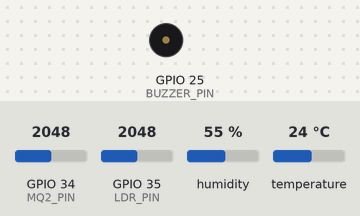
The sketch below on a simulated ESP32. On the bench: buzzer (waves = sounding, pin HIGH). The inputs (shaded band) are chosen by the test bench; at power-on: GPIO 34 (MQ2_PIN) = 2048, GPIO 35 (LDR_PIN) = 2048, humidity 55 %, temperature 24 °C. WiFi joins after 1.5 s; servers stay silent unless stated; uploads are accepted with an empty reply; the modem accepts every AT command (registered, SIM ready, sends succeed) and sends nothing else; what the sketch prints to the serial monitor is not drawn.

Above: at 0.5 s.
At 9.6 s:
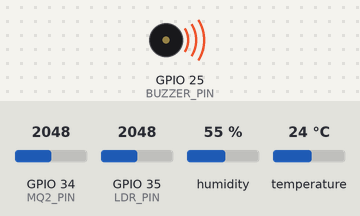
Timing chart, 0 to 11.1 s (numbered marks = the images above):
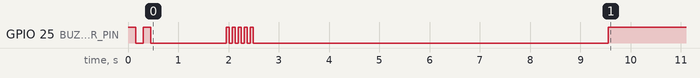

The sketch:

SAFETY_MONITOR.ino
```cpp
#include <WiFi.h>
#include <HTTPClient.h>
#include <Wire.h>
#include <Adafruit_SHT31.h> // Your perfectly working SHT31 Library

// ========================================
// SAFETY MONITOR (INTRUSION + SMOKE + TEMPERATURE)
// ========================================
// Real-sensor version of INTRUSION_DETECTION + ENVIRONMENT_MONITORING
// on one ESP32:
//   - Laser/LDR beam break  -> POST /intrusion-detection/event
//                              (Intrusion Detection page)
//   - SHT31 + MQ-2          -> POST /environment-monitoring/reading
//                              (Smoke & Temperature page)
//   - Buzzer + SIM800L SMS still work on their own, with or without
//     WiFi/website: the alarm never waits on the network.
//
// WiFi + server are the same as BMI_MAIN. If the PC running the
// backend gets a new IP, change SERVER_BASE here and in BMI_MAIN.
// ========================================

const char* ssid = "ssf";
const char* password = "dxp2jzb9";

const String SERVER_BASE = "http://172.20.10.3:3000";
const String INTRUSION_URL = SERVER_BASE + "/intrusion-detection/event";
const String ENVIRONMENT_URL = SERVER_BASE + "/environment-monitoring/reading";

const char* INTRUSION_SENSOR_ID = "LASER-01";
const char* ENVIRONMENT_SENSOR_ID = "ENV-01";

// Pin Definitions
#define MQ2_PIN 34
#define LDR_PIN 35
#define BUZZER_PIN 25

// Threshold Configuration
// (the backend uses the same smoke/temperature values, so the website
// shows an alert exactly when the buzzer goes off)
#define MQ2_THRESHOLD 1200
#define TEMP_HIGH_LIMIT 40.0
#define HUMID_LOW_LIMIT 20.0
#define LDR_THRESHOLD 2000      // Laser beam broken drops light level/increases reading

// Global SMS Rate Limiting Variables (5 minutes = 300,000 ms)
const unsigned long SMS_INTERVAL = 300000;
unsigned long lastAlertTime = 0;
bool climateOrSmokeAnomalyActive = false;

// Non-blocking timer for Serial Monitor logging (2 seconds = 2000 ms)
const unsigned long SERIAL_LOG_INTERVAL = 2000;
unsigned long lastSerialLogTime = 0;

// State tracking for the Laser/LDR edge trigger
bool laserWasBroken = false;

// Default Emergency Destination Number (Change to your phone number)
const String EMERGENCY_PHONE = "+639171234567";

Adafruit_SHT31 sht31 = Adafruit_SHT31();
bool sensorOK = false;

// ========================================
// WEBSITE REPORTING
// ========================================
// Environment readings go out every 3s (and immediately when the
// alert state flips). Intrusion goes out on every beam break/restore;
// a failed POST is retried every 2s until the website has it.
const unsigned long ENV_SEND_INTERVAL = 3000;
unsigned long lastEnvSendTime = 0;
bool lastSentAnomaly = false;

const unsigned long INTRUSION_RETRY_INTERVAL = 2000;
unsigned long lastIntrusionAttempt = 0;
bool intrusionReported = false;       // has the website got ANY state yet
bool lastReportedIntrusion = false;

// Short HTTP timeout so a dead server can't stall the alarm loop.
const uint16_t HTTP_TIMEOUT_MS = 3000;

const unsigned long WIFI_CONNECT_TIMEOUT = 15000;
const unsigned long WIFI_RETRY_INTERVAL = 10000;
unsigned long lastWifiRetry = 0;
bool wifiWasConnected = false;

// Blocking beeps, only used for short status signals (boot / WiFi joined).
void beep(int times, unsigned long onMs, unsigned long offMs) {
  for (int i = 0; i < times; i++) {
    digitalWrite(BUZZER_PIN, HIGH);
    delay(onMs);
    digitalWrite(BUZZER_PIN, LOW);
    if (i < times - 1) {
      delay(offMs);
    }
  }
}

// 5 fast beeps each time WiFi goes from disconnected to connected
// (first connect at boot, and every reconnect after a drop).
void checkWiFiJoined() {
  bool connected = (WiFi.status() == WL_CONNECTED);
  if (connected && !wifiWasConnected) {
    beep(5, 60, 60);
  }
  wifiWasConnected = connected;
}

void connectToWiFi() {
  WiFi.mode(WIFI_STA);
  WiFi.setSleep(false);
  WiFi.begin(ssid, password);

  Serial.print("Connecting to WiFi \"");
  Serial.print(ssid);
  Serial.print("\"");

  unsigned long start = millis();
  while (WiFi.status() != WL_CONNECTED && millis() - start < WIFI_CONNECT_TIMEOUT) {
    delay(500);
    Serial.print(".");
  }
  Serial.println();

  if (WiFi.status() == WL_CONNECTED) {
    Serial.print("WiFi connected! ESP32 IP: ");
    Serial.println(WiFi.localIP());
  } else {
    Serial.println("WiFi not connected yet. Alarm runs offline; retrying in the background.");
  }

  checkWiFiJoined();
}

// Non-blocking: called every loop, only nudges the radio every 10s.
void maintainWiFi(unsigned long currentMillis) {
  checkWiFiJoined();

  if (WiFi.status() == WL_CONNECTED) {
    return;
  }
  if (currentMillis - lastWifiRetry >= WIFI_RETRY_INTERVAL) {
    lastWifiRetry = currentMillis;
    Serial.println("[WIFI] Disconnected. Reconnecting...");
    WiFi.disconnect();
    WiFi.begin(ssid, password);
  }
}

// Returns true when the backend answered 2xx.
bool postJson(const String& url, const String& json) {
  if (WiFi.status() != WL_CONNECTED) {
    return false;
  }

  HTTPClient http;
  http.setTimeout(HTTP_TIMEOUT_MS);
  http.setConnectTimeout(HTTP_TIMEOUT_MS);
  http.begin(url);
  http.addHeader("Content-Type", "application/json");

  int responseCode = http.POST(json);
  http.end();

  Serial.print("[WEB] POST ");
  Serial.print(url);
  Serial.print(" -> ");
  Serial.println(responseCode);

  return responseCode >= 200 && responseCode < 300;
}

void reportIntrusion(bool broken, unsigned long currentMillis) {
  if (intrusionReported && broken == lastReportedIntrusion) {
    return; // website already has this state
  }
  if (currentMillis - lastIntrusionAttempt < INTRUSION_RETRY_INTERVAL && lastIntrusionAttempt != 0) {
    return;
  }
  lastIntrusionAttempt = currentMillis;

  String json = "{";
  json += "\"status\":\"" + String(broken ? "triggered" : "clear") + "\",";
  json += "\"sensor_id\":\"" + String(INTRUSION_SENSOR_ID) + "\"";
  json += "}";

  if (postJson(INTRUSION_URL, json)) {
    intrusionReported = true;
    lastReportedIntrusion = broken;
  }
}

void reportEnvironment(float temp, float humid, int mq2Value, bool isSensorError) {
  String json = "{";
  // On a sensor error temperature/humidity are left out, so the
  // website keeps the last good value instead of showing garbage.
  if (!isSensorError) {
    json += "\"temperature\":" + String(temp, 1) + ",";
    json += "\"humidity\":" + String(humid, 1) + ",";
  }
  json += "\"smoke_level\":" + String(mq2Value) + ",";
  json += "\"sensor_id\":\"" + String(ENVIRONMENT_SENSOR_ID) + "\"";
  json += "}";

  postJson(ENVIRONMENT_URL, json);
}

// ========================================
// SIM800L
// ========================================

// Echo whatever the modem says for waitMs (shows OK/ERROR in the monitor).
void drainGSM(unsigned long waitMs) {
  unsigned long start = millis();
  while (millis() - start < waitMs) {
    while (Serial2.available()) {
      Serial.write(Serial2.read());
    }
  }
}

void initGSM() {
  Serial.println("Initializing SIM800L...");
  Serial2.println("AT");
  drainGSM(1000);
  Serial2.println("AT+CMGF=1"); // SMS text mode
  drainGSM(1000);
  Serial.println();
}

void sendSMS(const String& number, const String& message) {
  Serial.println("\n[GSM] Sending SMS to " + number);
  Serial2.println("AT+CMGF=1");
  drainGSM(500);
  Serial2.println("AT+CMGS=\"" + number + "\"");
  drainGSM(500);
  Serial2.print(message);
  Serial2.write(26); // Ctrl+Z sends the message
  drainGSM(5000);
  Serial.println("\n[GSM] SMS command finished.");
}

void setup() {
  Serial.begin(115200);
  Serial2.begin(9600, SERIAL_8N1, 16, 17); // SIM800L EVB V2 Pins (RX2=16, TX2=17)

  pinMode(BUZZER_PIN, OUTPUT);
  beep(2, 150, 150); // boot signal

  Serial.println("\n=== INITIALIZING SAFETY MONITOR SYSTEM ===");

  // Initialize I2C Communication using your working pins
  Wire.begin(21, 22);

  // Detect sensor at default address 0x44, try 0x45 if needed
  sensorOK = sht31.begin(0x44);
  if (!sensorOK) {
    sensorOK = sht31.begin(0x45);
  }

  if (sensorOK) {
    Serial.println("SUCCESS: SHT3x Climate Sensor Linked.");
  } else {
    Serial.println("CRITICAL ERROR: SHT3x Not Detected! Live climate monitoring disabled.");
  }

  connectToWiFi();

  Serial.println("Waiting 5s for SIM800L network registration...");
  delay(5000);
  initGSM();
}

void loop() {
  unsigned long currentMillis = millis();

  maintainWiFi(currentMillis);

  // 1. READ ALL SENSORS
  int mq2Value = analogRead(MQ2_PIN);
  int ldrValue = analogRead(LDR_PIN);

  float temp = NAN;
  float humid = NAN;
  bool isSensorError = true;

  // Only pull I2C registers if sensor initialized cleanly
  if (sensorOK) {
    temp = sht31.readTemperature();
    humid = sht31.readHumidity();
    if (!isnan(temp) && !isnan(humid)) {
      isSensorError = false;
    }
  }

  // Evaluate Emergency Conditions
  bool smokeDetected = (mq2Value > MQ2_THRESHOLD);
  bool tempAnomaly = (!isSensorError && (temp > TEMP_HIGH_LIMIT || humid < HUMID_LOW_LIMIT));
  bool motionDetected = (ldrValue > LDR_THRESHOLD);

  // 2. LIVE VIEW ON SERIAL MONITOR (Runs every 2 seconds asynchronously)
  if (currentMillis - lastSerialLogTime >= SERIAL_LOG_INTERVAL) {
    Serial.println("\n===== LIVE SENSOR VIEW =====");
    if (isSensorError) {
      Serial.println("Temperature:  [SENSOR ERROR / NAN]");
      Serial.println("Humidity:     [SENSOR ERROR / NAN]");
    } else {
      Serial.print("Temperature: "); Serial.print(temp, 1); Serial.print(" C (Limit: >"); Serial.print(TEMP_HIGH_LIMIT, 0); Serial.println(" C)");
      Serial.print("Humidity:    "); Serial.print(humid, 0); Serial.print(" % (Limit: <"); Serial.print(HUMID_LOW_LIMIT); Serial.println(" %)");
    }
    Serial.print("Gas / Smoke: "); Serial.print(mq2Value); Serial.print(" (Limit: >"); Serial.print(MQ2_THRESHOLD); Serial.println(")");
    Serial.print("Laser LDR:   "); Serial.print(ldrValue); Serial.print(" (Threshold: "); Serial.print(LDR_THRESHOLD); Serial.println(")");
    Serial.print("Alert State: "); Serial.println(climateOrSmokeAnomalyActive ? "⚠️ CRITICAL ANOMALY ACTIVE" : "✅ SYSTEM SECURE");
    Serial.print("WiFi:        "); Serial.println(WiFi.status() == WL_CONNECTED ? WiFi.localIP().toString() : "DISCONNECTED");
    Serial.println("=============================");
    lastSerialLogTime = currentMillis;
  }

  // 3. CRITICAL ALERT BUZZER & STATE LOGIC (Smoke or Climate Shift)
  if (smokeDetected || tempAnomaly) {
    digitalWrite(BUZZER_PIN, HIGH);
    climateOrSmokeAnomalyActive = true;
  } else {
    if (climateOrSmokeAnomalyActive) {
      digitalWrite(BUZZER_PIN, LOW);
      Serial.println("\n[SYSTEM EVENT] Climate/Gas secure. Resetting alert timers.");
      lastAlertTime = 0;
      climateOrSmokeAnomalyActive = false;
    }
  }

  // 4. MOTION DETECTED SINGLE BEEP LOGIC
  if (motionDetected) {
    if (!laserWasBroken) {
      if (!climateOrSmokeAnomalyActive) {
        Serial.println("\n[SYSTEM EVENT] Laser breached! Emitting single alert beep.");
        digitalWrite(BUZZER_PIN, HIGH);
        delay(200);
        digitalWrite(BUZZER_PIN, LOW);
      }
      laserWasBroken = true;
    }
  } else {
    laserWasBroken = false;
  }

  // 5. AUTOMATIC RATE-LIMITED OUTBOUND EMERGENCY SMS (Smoke/Climate Only)
  if (climateOrSmokeAnomalyActive) {
    if (lastAlertTime == 0 || (currentMillis - lastAlertTime >= SMS_INTERVAL)) {
      String alertMsg = "SYSTEM ALERT!\n";
      if (smokeDetected) alertMsg += "- Gas/Smoke Detected! (Val: " + String(mq2Value) + ")\n";
      if (tempAnomaly) alertMsg += "- Climate Shift! T: " + String(temp, 1) + "C, H: " + String(humid, 0) + "%\n";

      sendSMS(EMERGENCY_PHONE, alertMsg);
      lastAlertTime = currentMillis;
    }
  }

  // 6. REPORT TO WEBSITE (after the buzzer/SMS, so the alarm never waits on WiFi)
  reportIntrusion(laserWasBroken, currentMillis);

  if (climateOrSmokeAnomalyActive != lastSentAnomaly ||
      currentMillis - lastEnvSendTime >= ENV_SEND_INTERVAL) {
    reportEnvironment(temp, humid, mq2Value, isSensorError);
    lastEnvSendTime = currentMillis;
    lastSentAnomaly = climateOrSmokeAnomalyActive;
  }

  delay(50);
}
```

Measured:
- by itself, GPIO 25 (BUZZER_PIN): goes LOW 0.15 s, HIGH 0.15 s, LOW 1.5 s, 4 × (HIGH 0.06 s, LOW 0.06 s), HIGH 0.06 s, LOW 7.1 s, then HIGH
